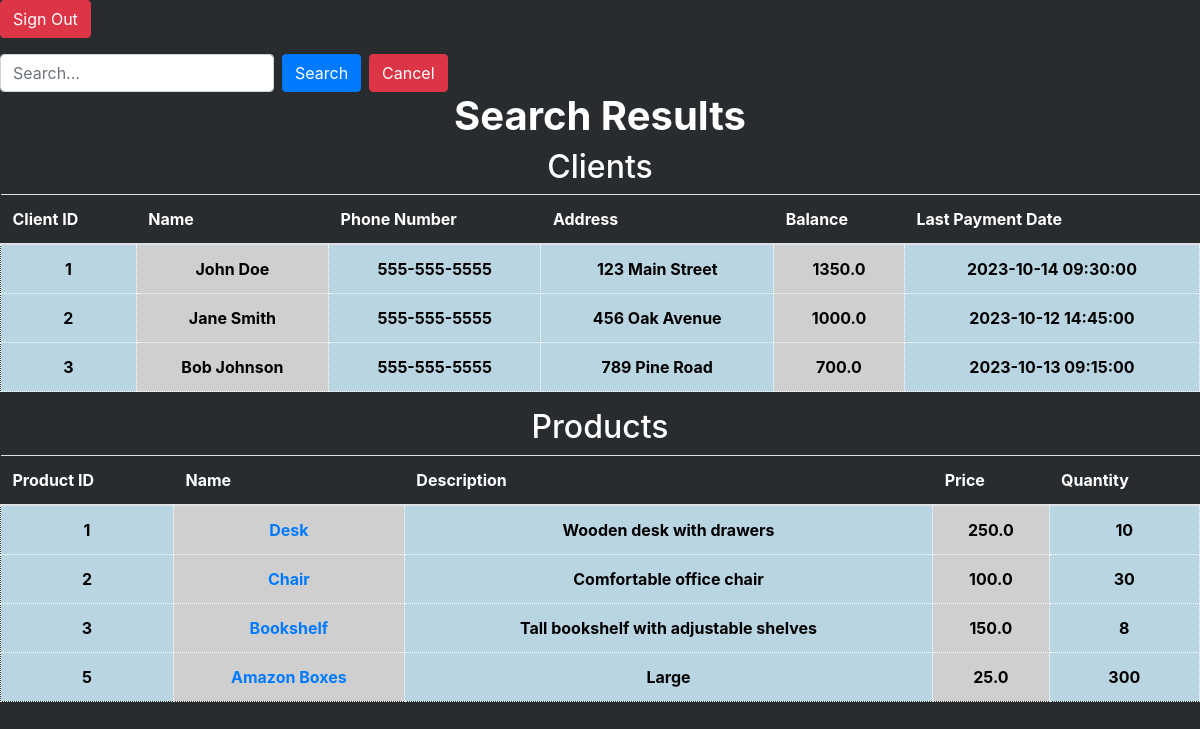
Before: /search with the older database file.
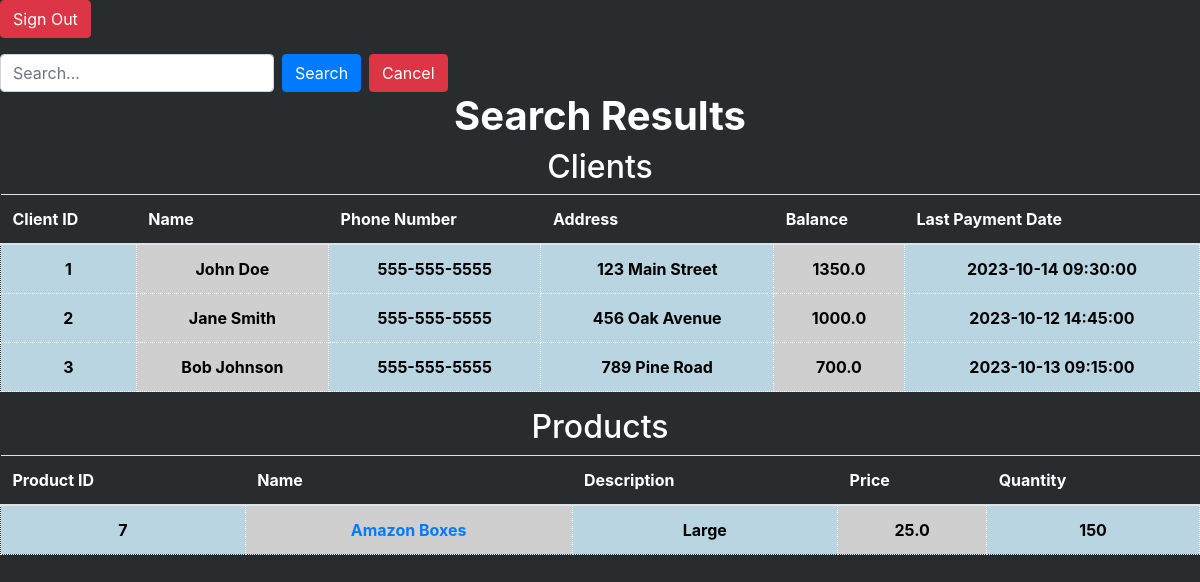
After: the same page with the newer database file.
### tables this page shows
CREATE TABLE "Clients" (
	"ClientID"	INTEGER,
	"Name"	TEXT NOT NULL,
	"PhoneNumber"	TEXT NOT NULL,
	"Address"	TEXT,
	"Balance"	REAL NOT NULL,
	"LastPaymentDate"	INTEGER DEFAULT 'N/A',
	PRIMARY KEY("ClientID" AUTOINCREMENT)
);

CREATE TABLE "Products" (
	"ProductID"	INTEGER NOT NULL UNIQUE,
	"Name"	TEXT NOT NULL UNIQUE,
	"Description"	TEXT,
	"Price"	REAL NOT NULL,
	"AvailableQuantity"	INTEGER,
	PRIMARY KEY("ProductID" AUTOINCREMENT)
);

### app.py (the view)
@app.route('/search', methods=['GET'])
def search():
    query = request.args.get('query', '')
    client_results = search_clients(query)
    product_results = search_products(query)
    return render_template('search.html', query=query, client_results=client_results, product_results=product_results)

### db_functions.py (called while the page is built)
def connect_db():
    try:
        return sqlite3.connect('SimpleStock.db', timeout=10)
    except sqlite3.Error as e:
        print(f"An error occurred while connecting to the database: {e}")
        return None

def search_clients(query):
    conn = connect_db()
    cursor = conn.cursor()
    cursor.execute("SELECT * FROM Clients WHERE Name LIKE ? OR PhoneNumber LIKE ?", ('%' + query + '%', '%' + query + '%'))
    results = cursor.fetchall()
    conn.close()
    return results

def search_products(query):
    conn = connect_db()
    cursor = conn.cursor()
    cursor.execute("SELECT * FROM Products WHERE Name LIKE ? OR Description LIKE ?", ('%' + query + '%', '%' + query + '%'))
    results = cursor.fetchall()
    conn.close()
    return results

### templates/search.html (shortened to what this page needs)
<!DOCTYPE html>
<html lang="en">
<head>
    <link rel="stylesheet" href="{{ url_for('static', filename='style.css') }}">
    <link href="https://stackpath.bootstrapcdn.com/bootstrap/4.5.2/css/bootstrap.min.css" rel="stylesheet">
</head>
<body id="InvenStory_Body">
    <form action="/">
        <button type="submit" class="btn btn-danger">Sign Out</button>
    </form>
    <form action="/search" method="GET" class="form-inline mt-3">
        <input type="text" class="form-control mr-2" name="query" placeholder="Search..." value="{{ query }}">
        <button type="submit" class="btn btn-primary">Search</button>
        <a href="/dashboard" class="btn btn-danger ml-2">Cancel</a>
    </form>
    <h1><strong>Search Results</strong></h1>
    {% if client_results %}
        <h2>Clients</h2>
        <table class="table">
            <thead>
                <tr>
                    <th>Client ID</th>
                    <th>Name</th>
                    <th>Phone Number</th>
                    <th>Address</th>
                    <th>Balance</th>
                    <th>Last Payment Date</th>
                </tr>
            </thead>
            <tbody>
                {% for client in client_results %}
                    <tr>
                        <td id="tdOdd"><strong>{{ client[0] }}</strong></td>
                        <td id="tdEven">
                                <strong>{{ client[1] }}</strong>
                        </td>                             <td id="tdOdd"><strong>{{ client[2] }}</strong></td>
                        <td id="tdOdd"><strong>{{ client[3] }}</strong></td>
                        <td id="tdEven"><strong>{{ client[4] }}</strong></td>
                        <td id="tdOdd"><strong>{{ client[5] }}</strong></td>
                    </tr>
                {% endfor %}
            </tbody>
        </table>
    {% endif %}
    {% if product_results %}
        <h2>Products</h2>
        <table class="table">
            <thead>
                <tr>
                    <th>Product ID</th>
                    <th>Name</th>
                    <th>Description</th>
                    <th>Price</th>
                    <th>Quantity</th>
                </tr>
            </thead>
            <tbody>
                {% for product in product_results %}
                    <tr>
                        <td id="tdOdd"><strong>{{ product[0] }}</strong></td>
                        <td id="tdEven">
                            <a href="{{ url_for('edit_product', product_id=product[0]) }}">
                              <strong>{{ product[1] }}</strong>
                              </a>
                          </td>                        <td id="tdOdd"><strong>{{ product[2] }}</strong></td>
                        <td id="tdEven"><strong>{{ product[3] }}</strong></td>
                        <td id="tdOdd"><strong>{{ product[4] }}</strong></td>
                    </tr>
                {% endfor %}
            </tbody>
        </table>
    {% endif %}
</body>
</html>

### static/style.css (style rules this page uses)
html body { display: block; width: 100vw; background-color: rgb(41, 44, 47); }
h1, h2 { text-align: center; color: white !important; justify-content: center; }
th { border-bottom: solid black 2px; color: white; }
#tdOdd { background-color: #b9d5e2; color: black !important; border: solid white 1.5px; text-align: center; border-style: dotted; }
#tdEven { background-color: #cfcfcf; color: black !important; text-align: center; border: solid white 1.5px; border-style: dotted; }

Changed rows visible on the page:
removed Products: ProductID "1", Name "Desk", Description "Wooden desk with drawers", Price "250.0", AvailableQuantity "10"
removed Products: ProductID "2", Name "Chair", Description "Comfortable office chair", Price "100.0", AvailableQuantity "30"
removed Products: ProductID "3", Name "Bookshelf", Description "Tall bookshelf with adjustable shelves", Price "150.0", AvailableQuantity "8"
removed Products: ProductID "5", Name "Amazon Boxes", Description "Large", Price "25.0", AvailableQuantity "300"
added Products: ProductID "7", Name "Amazon Boxes", Description "Large", Price "25.0", AvailableQuantity "150"
